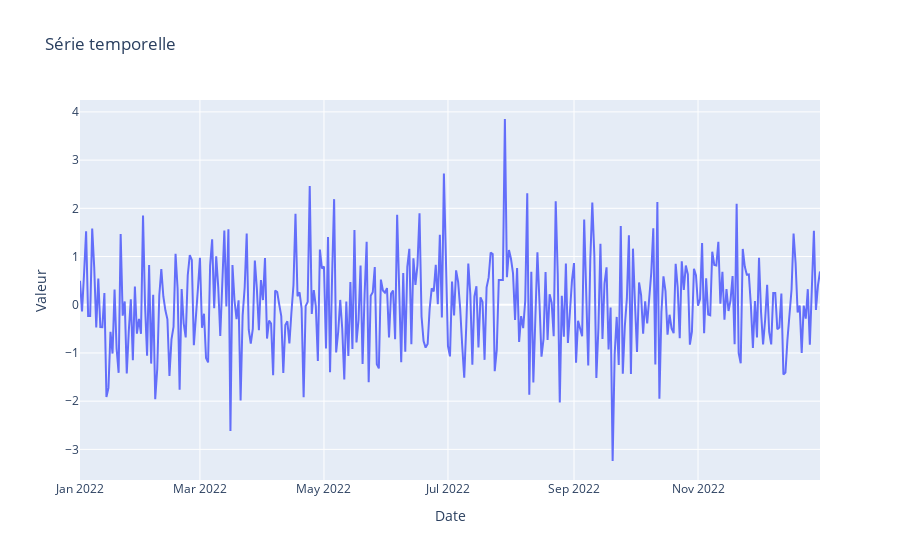

Write notebook code for a chart like this one.
### Markdown cell above
# Découvrir plotly
Découvrir plotly en cliquant sur le lien suivant https://plotly.com/

### Code cell
import plotly.express as px
import pandas as pd
import numpy as np

# Créez un dataframe avec des données de série temporelle fictives
np.random.seed(42)
date_rng = pd.date_range(start='2022-01-01', end='2022-12-31', freq='D')
data = {
    'Date': date_rng,
    'Valeur': np.random.randn(len(date_rng))
}
df = pd.DataFrame(data)

# Créez un graphique de série temporelle avec Plotly Express
fig = px.line(df, x='Date', y='Valeur', title='Série temporelle')

# Affichez le graphique interactif
fig.show()

### Figure 1 — Plotly figure (JSON) as saved in the notebook; plotly's stock layout.template omitted (floating-point values rounded to 4 significant figures; data arrays with more than 128 entries replaced by an {"elided": "..."} marker saying what was removed)
{"data": [{"hovertemplate": "Date=%{x}<br>Valeur=%{y}<extra></extra>", "legendgroup": "", "line": {"color": "#636efa", "dash": "solid"}, "marker": {"symbol": "circle"}, "mode": "lines", "name": "", "orientation": "v", "showlegend": false, "type": "scatter", "x": {"elided": "365 str values"}, "xaxis": "x", "y": {"elided": "365 float values"}, "yaxis": "y"}], "layout": {"legend": {"tracegroupgap": 0}, "title": {"text": "Série temporelle"}, "xaxis": {"anchor": "y", "domain": [0, 1], "title": {"text": "Date"}}, "yaxis": {"anchor": "x", "domain": [0, 1], "title": {"text": "Valeur"}}}}
